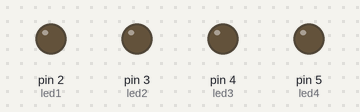
Bench run of a sketch on a simulated Arduino Uno, built with avr-gcc and run on an emulated ATmega328P. Parts: output pins drawn as LEDs (lit = HIGH).

Above: at 0.1 s.
At 0.7 s:
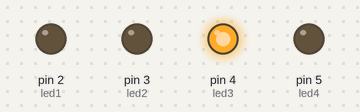
At 1.3 s:
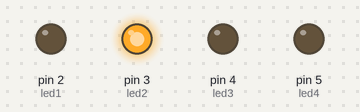
At 1.7 s:
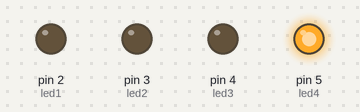
At 2.7 s:
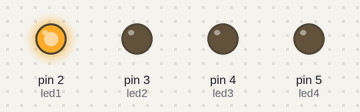
Timing chart, 0 to 3.0 s (numbered marks = the images above):
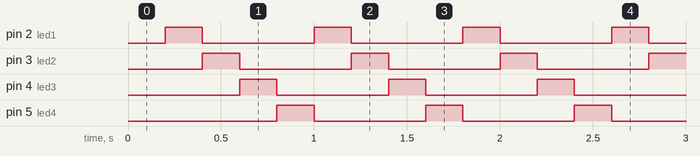

Measured:
- by itself, pin 2 (led1), pin 3 (led2), pin 4 (led3), pin 5 (led4): alternates HIGH for 0.20 s and LOW for 0.60 s
- by itself, everything shown: repeats every 0.80 s, in 4 steps

The sketch:

Ex2.ino
```cpp
const int led1 = 2;
const int led2 = 3;
const int led3 = 4;
const int led4 = 5;

unsigned long anteriorMillis = 0;
const long intervalo = 200;
int estado = 0;

void setup() {

  pinMode(led1, OUTPUT);
  pinMode(led2, OUTPUT);
  pinMode(led3, OUTPUT);
  pinMode(led4, OUTPUT);
}

void loop() {
  unsigned long atualMillis = millis();

  if (atualMillis - anteriorMillis >= intervalo) {
    anteriorMillis = atualMillis;


    digitalWrite(led1, LOW);
    digitalWrite(led2, LOW);
    digitalWrite(led3, LOW);
    digitalWrite(led4, LOW);


    if (estado == 0) {
      digitalWrite(led1, HIGH);
    } else if (estado == 1) {
      digitalWrite(led2, HIGH);
    } else if (estado == 2) {
      digitalWrite(led3, HIGH);
    } else if (estado == 3) {
      digitalWrite(led4, HIGH);
    }


    estado++;


    if (estado > 3) {
      estado = 0;
    }
  }
}
```
